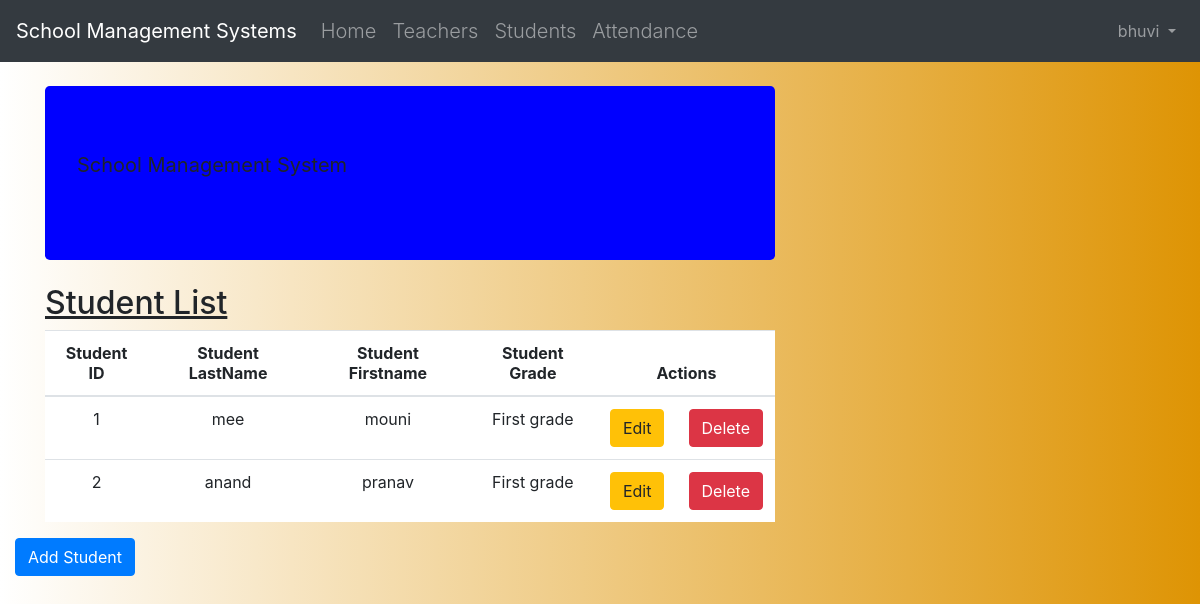
Page /student_list/ (signed in) on the earlier database version.
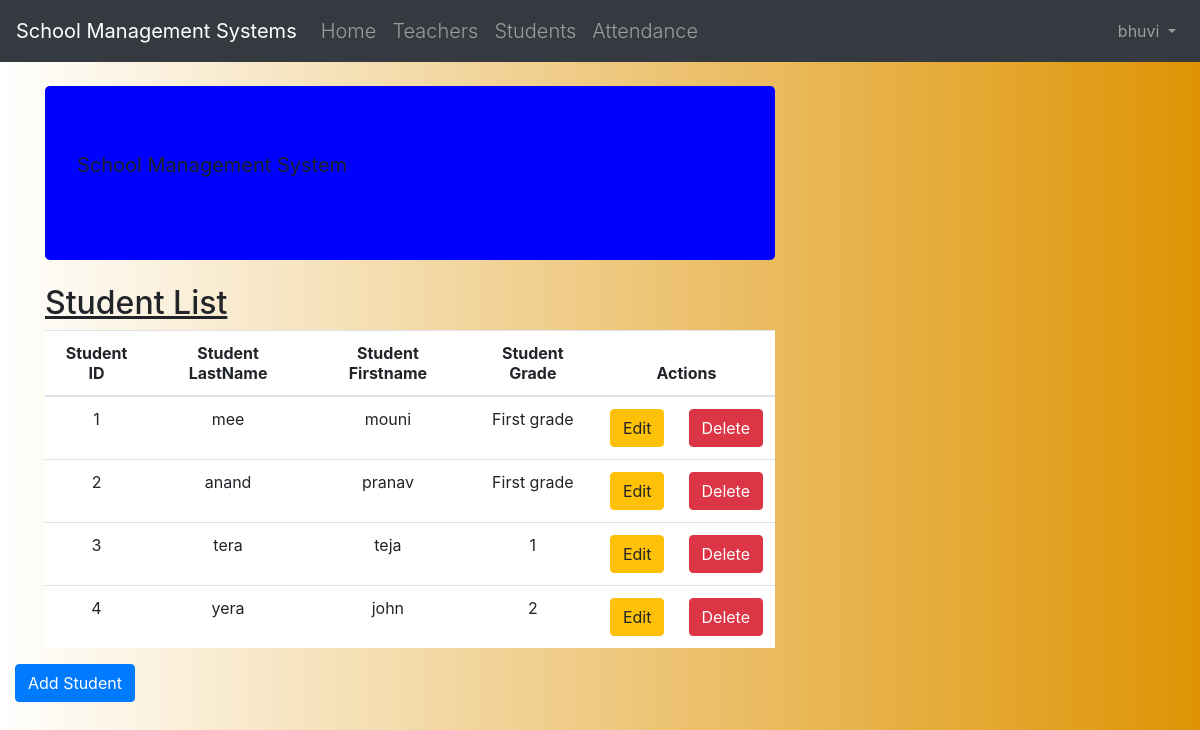
Same page on the later database version.
### Schools/models.py (models this page shows, shortened)
class Student(models.Model):
    student_ID = models.IntegerField(primary_key=True, max_length=10, blank=False, null=False, default=' ')
    student_lastname = models.CharField(max_length=50, blank=False, null=True, default='')
    student_firstname = models.CharField(max_length=50, blank=False, null=True, default='')
    student_grade = models.CharField(max_length=50, blank=False, null=True, default='')
    teacher = models.ForeignKey(Teacher, on_delete=models.CASCADE, related_name='Teacher')

### Schools/views.py (the view)
# urls.py: path('student_list/', views.student_list, name='student_list'),
@login_required
def student_list(request):
    students = Student.objects.all()
    return render(request, "Schools/student_list.html", {'students': students})

### Schools/templates/Schools/student_list.html (shortened to what this page needs)
{% extends 'Schools/base.html' %}
{% block content %}
<html lang="en">
    <body>
  <header class="jumbotron my-4 table-responsive" style="background: blue">
      <p class="lead text-nowrap"><b>School Management System</b></p>
         </header>
    <div class="row">
        <h2 style="padding-left: 15Px"><u>Student List</u></h2>
    </div>
    <div>
        <table class="table table-hover table-responsive-lg text-center">
            <thead>
            <tr bgcolor="white">
                <th>Student ID</th>
                <th>Student LastName</th>
                <th>Student Firstname</th>
                <th>Student Grade</th>
                <th colspan="3">Actions</th>
            </tr>
            </thead>
            <tbody>
            {% for student in students %}
                <tr bgcolor="white">
                    <td>{{ student.student_ID }}</td>
                    <td>{{ student.student_lastname }}</td>
                    <td>{{ student.student_firstname }}</td>
                    <td>{{ student.student_grade }}</td>
                    <td><a href="{% url 'Schools:student_edit' pk=student.pk %}"
                           class="btn btn-warning">Edit</a></td>
                    <td><a href="{% url 'Schools:student_delete' pk=student.pk %}"
                    onclick="return confirm('Are you sure you want to delete?')"
                    class="btn btn-danger">Delete</a>
                    </td>
                </tr>
            {% endfor %}
            </tbody>
        </table>
     <div class="row">
            <a href="{% url 'Schools:student_create' %}" class="row"><span
                    class="btn btn-primary">Add Student</span></a>
        </div>
    </div>
    </body>
    </html>
{% endblock %}

Differences in the rows shown:
added Student: student_ID "3", student_lastname "tera", student_firstname "teja", student_grade "1"
added Student: student_ID "4", student_lastname "yera", student_firstname "john", student_grade "2"
